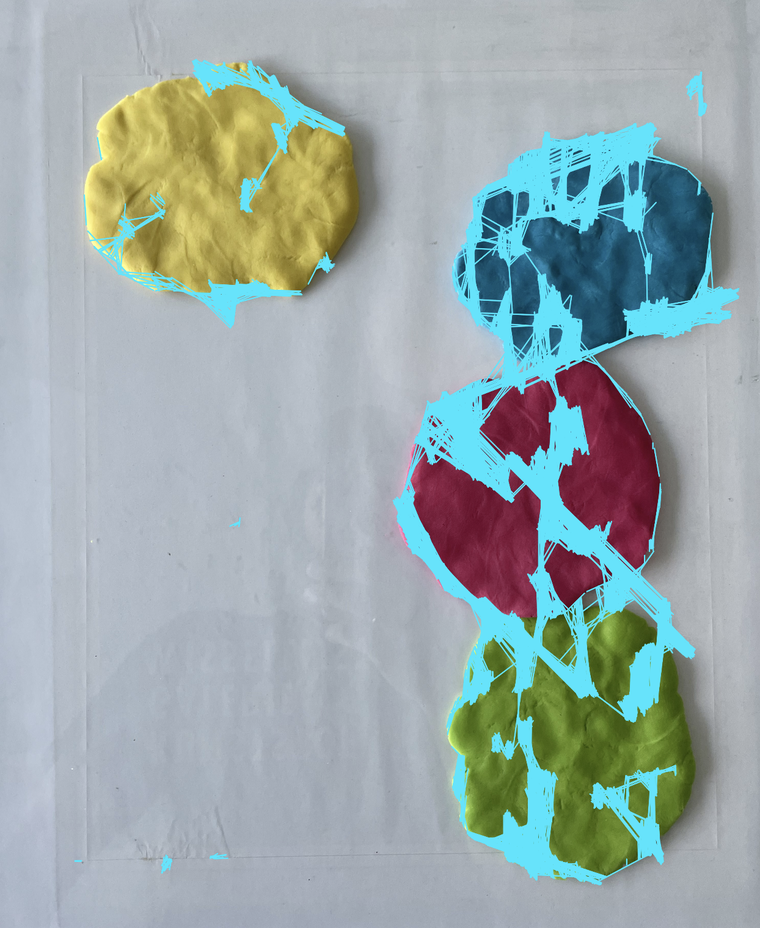
//> input picture line_detection/example1.png, 760 x 928 px, shrunk from 1244 x 1518 before the run, given in place of the camera
$ ./main_video   (built with g++ and OpenCV 4)
//> lines starting //> are read from the running program, lines starting //| are printed output that depends on the picture; after the words box and inside, x2 and y2 are one past the last pixel; in counts of white or black regions, pixels touching at a corner belong together
//We used ciska's code for image processing, used session_04 code;

#include <iostream>
#include <opencv2/core.hpp>
#include <opencv2/imgproc.hpp>
#include <opencv2/highgui.hpp>
#include <vector>

#define REDMASK	(0xff0000)
#define GREENMASK (0x00ff00)
#define BLUEMASK (0x0000ff)

using namespace cv;
using namespace std;

typedef unsigned int uint;

int main (int argc, char **argv){

    Mat camera;
    Mat gray_camera;
    Mat edges;
    Mat gray;

    namedWindow("display window");
    VideoCapture cap (0);

    vector<Vec4i> lines;


    // read image
    while(true){
      cap >> camera;
//> camera is the input picture: 928 rows x 760 cols, CV_8UC3; mean B, G, R 169.9, 169.3, 154
      // Read the camera as gray-scale
      cvtColor(camera, gray_camera , COLOR_BGR2GRAY);
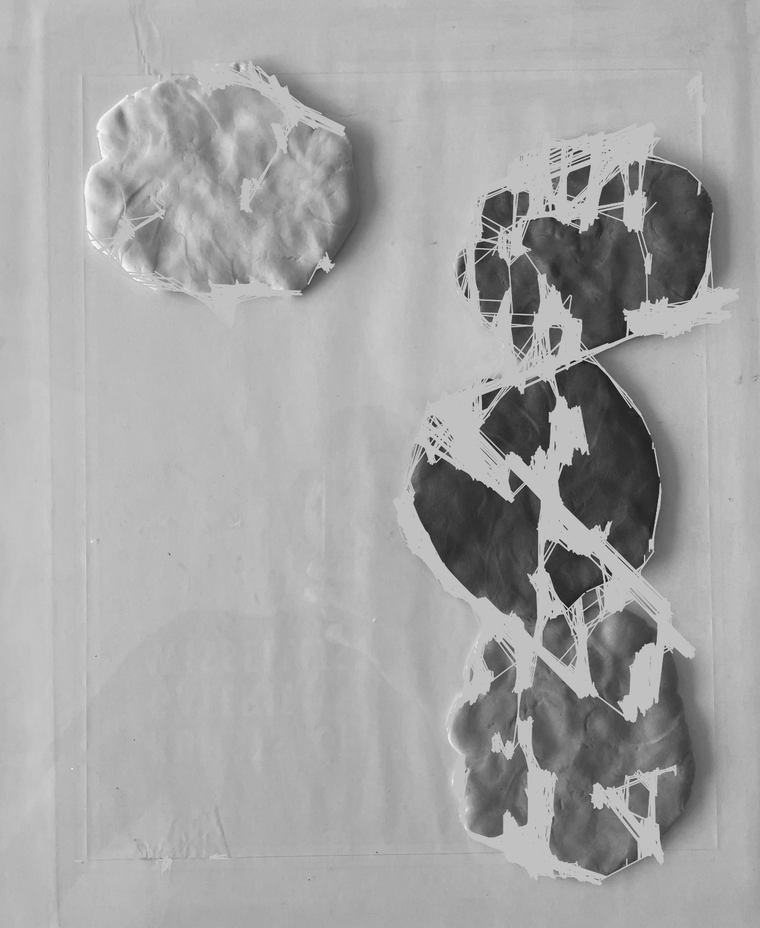
//> gray_camera: 928 rows x 760 cols, CV_8UC1; min 20, max 247, mean 164.8
      Canny(gray_camera, edges, 50, 200);
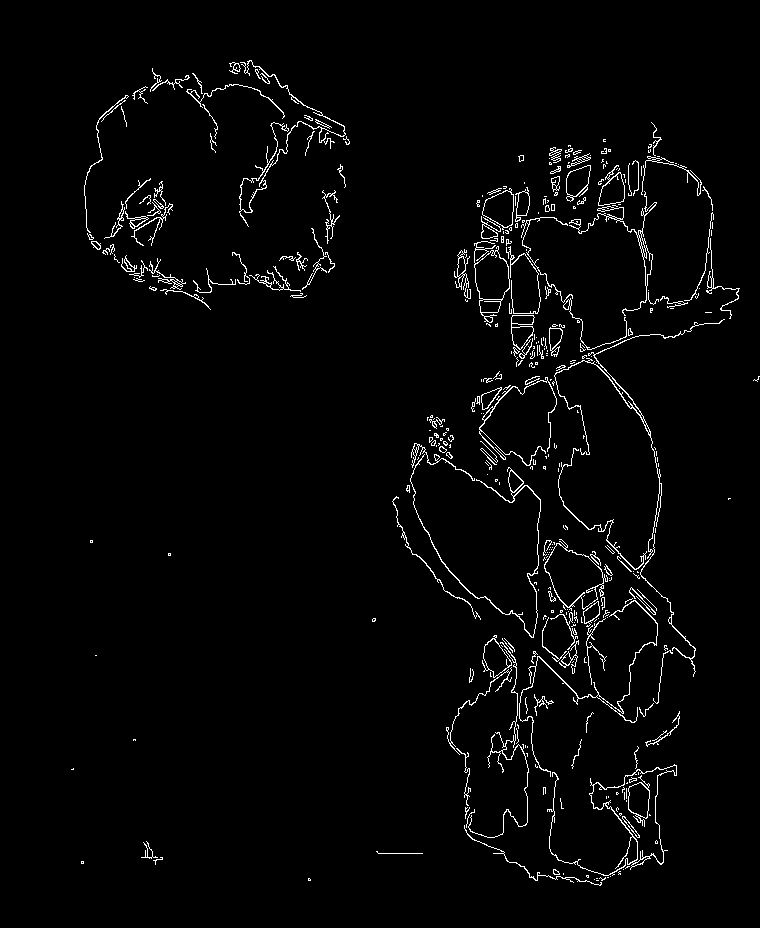
//> edges: 928 rows x 760 cols, CV_8UC1; 2.4% white in thin lines or dots, all inside (x1, y1, x2, y2) = (71, 60, 760, 886)
      HoughLinesP(edges, lines, 1, CV_PI/180, 10, 50, 200);
//> lines = 471 lines (x1, y1, x2, y2), first 8: [419, 444, 667, 598], [520, 866, 558, 149], [502, 853, 513, 194], [250, 60, 659, 829], [516, 863, 528, 190], [550, 877, 576, 151], [477, 201, 650, 431], [552, 173, 734, 300]

      // Draw lines on the camera

      for (size_t i=0; i<lines.size(); i++) {
          Vec4i l = lines[i];
          line(camera, Point(l[0], l[1]), Point(l[2], l[3]), Scalar(255, 230, 10), 3, LINE_AA);
      }
//> this loop made 471 passes
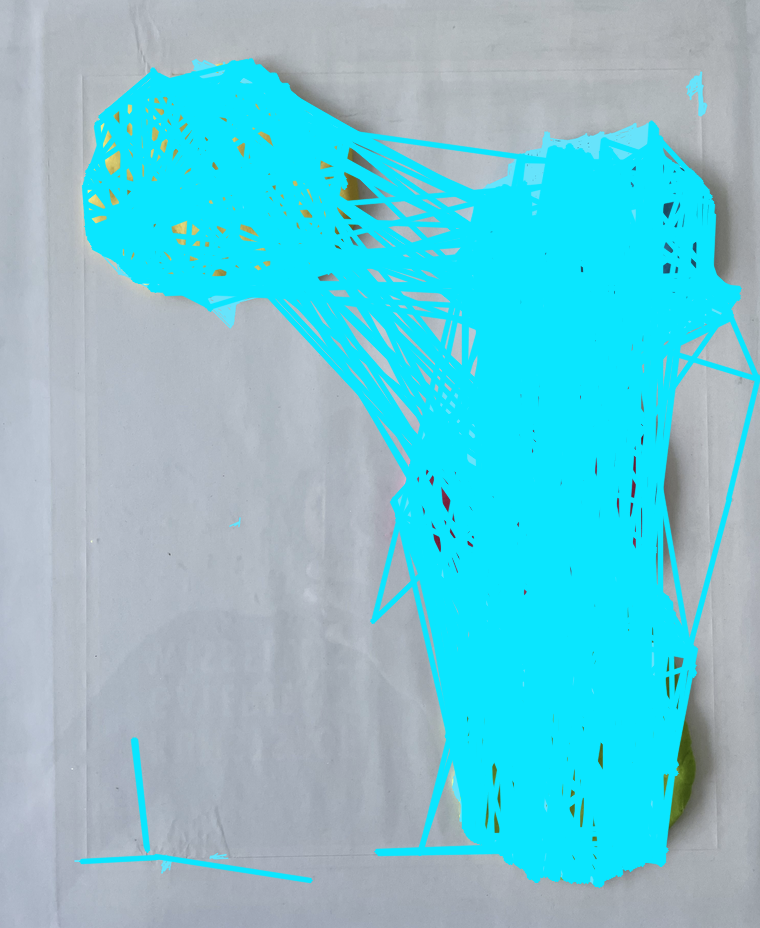
//> camera: 928 rows x 760 cols, CV_8UC3; mean B, G, R 211.8, 198.1, 113.1
      imshow("Result camera", camera);
      waitKey(25);

    }
    return 0;
}
